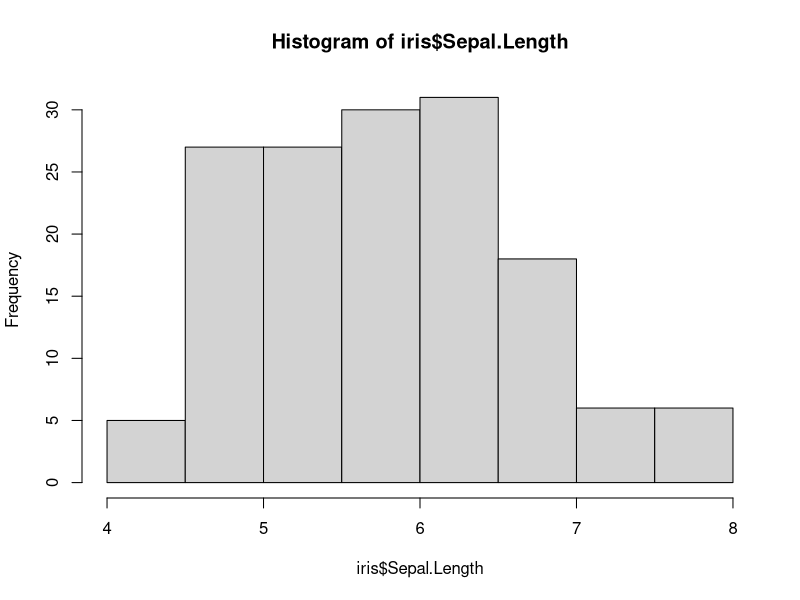
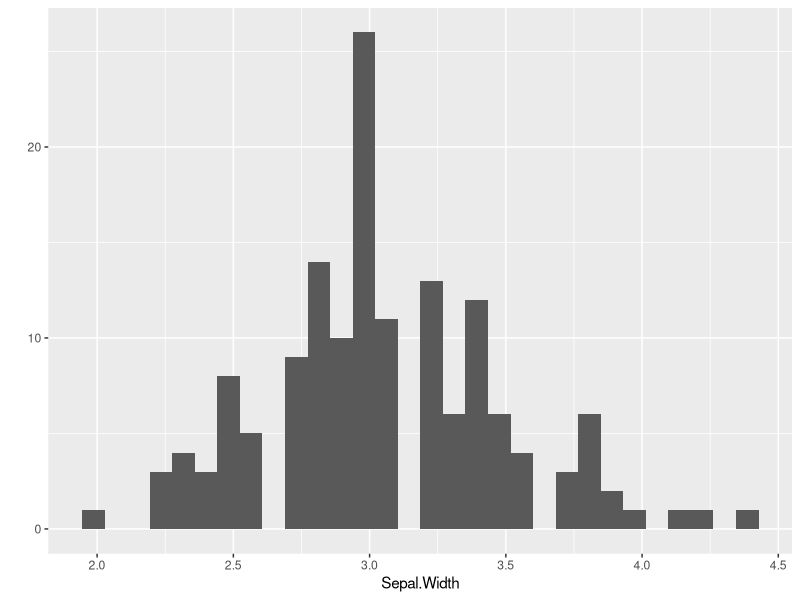
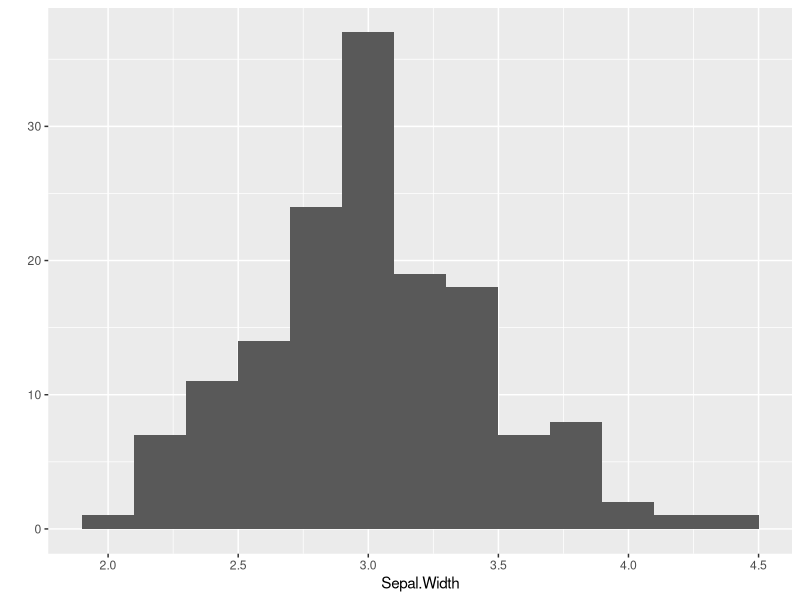
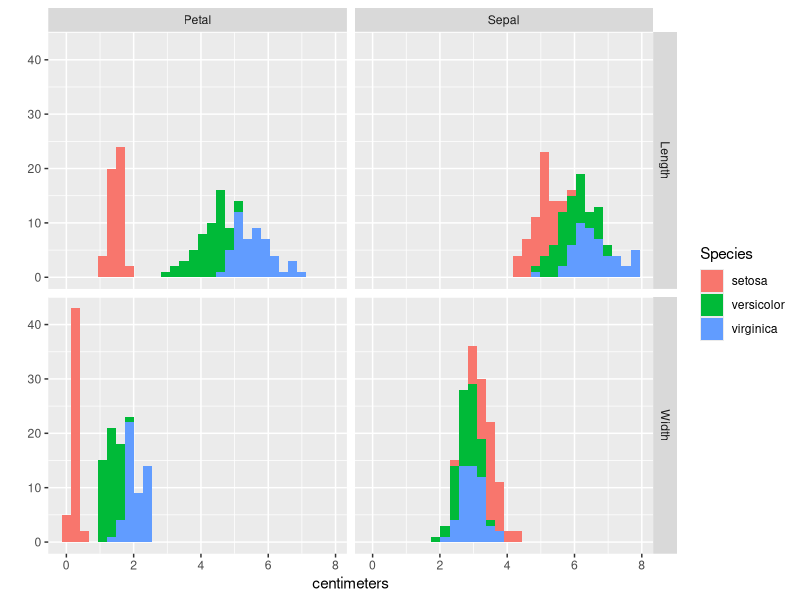

Here is the R script that generated these plots, in order:
## ---- chunk 1
knitr::opts_chunk$set(echo = TRUE)
## ---- chunk 2
#load packages
library(tidyverse)
library(knitr)
## ---- chunk 3
d = expand.grid(name = c("mike", "alison", "madeline"),
                condition = c("boring","interesting"))

d %>% mutate(index = 1:n())

d %>% 
  group_by(name) %>%
  mutate(index = 1:n()) %>%
  summarize(mean = mean(index))

d %>%
  group_by(condition) %>%
  mutate(index = 1:n()) %>%
  summarize(mean = mean(index))
## ---- chunk 4
head(iris)
unique(iris$Species)
hist(iris$Sepal.Length)

qplot(Sepal.Width, data=iris)
qplot(Sepal.Width, data=iris, binwidth = .2)

tidy_iris = iris %>%
  mutate(iris_id = 1:n()) %>%
  gather(measure_name, centimeters,
         Sepal.Length, Sepal.Width,
         Petal.Length, Petal.Width) %>%
  separate(measure_name,
           into = c("feature", "dimension"),
           sep = "\\.")

tidy_iris %>% 
  spread(feature, centimeters) %>%
  head %>%
  kable

tidy_iris %>%
  spread(dimension, centimeters) %>%
  mutate(area = Length * Width) %>%
  head %>%
  kable

qplot(centimeters, fill = Species,
       facets = dimension ~ feature,
       data = tidy_iris)


tidy_iris %>%
  filter(feature == "Petal",
         dimension == "Width") %>%
  group_by(Species) %>%
  summarise(mean = mean(centimeters))

iris %>%
  group_by(Species) %>%
  summarise(area = mean(Petal.Length * Petal.Width))

tidy_iris %>%
  filter(feature == "Petal") %>%
  group_by(Species, iris_id) %>%
  summarise(area = centimeters[dimension == "Width"] * centimeters[dimension == "Length"]) %>%
  group_by(Species) %>%
  summarise(mean(area))
